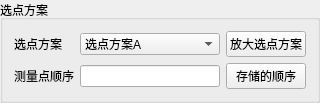
      <widget class="QGroupBox" name="pointPlanGroup">
       <property name="sizePolicy">
        <sizepolicy hsizetype="Fixed" vsizetype="Preferred">
         <horstretch>0</horstretch>
         <verstretch>0</verstretch>
        </sizepolicy>
       </property>
       <property name="minimumSize">
        <size>
         <width>320</width>
         <height>0</height>
        </size>
       </property>
       <property name="maximumSize">
        <size>
         <width>350</width>
         <height>16777215</height>
        </size>
       </property>
       <property name="title">
        <string>选点方案</string>
       </property>
       <layout class="QVBoxLayout" name="verticalLayout_8">
        <item>
         <layout class="QVBoxLayout" name="pointPlan"/>
        </item>
        <item>
         <layout class="QGridLayout" name="gridLayout_2">
          <item row="0" column="1">
           <widget class="QComboBox" name="pointPlanEdit">
            <item>
             <property name="text">
              <string>选点方案A</string>
             </property>
            </item>
            <item>
             <property name="text">
              <string>选点方案B</string>
             </property>
            </item>
            <item>
             <property name="text">
              <string>选点方案C</string>
             </property>
            </item>
            <item>
             <property name="text">
              <string>选点方案D</string>
             </property>
            </item>
            <item>
             <property name="text">
              <string>选点方案E</string>
             </property>
            </item>
            <item>
             <property name="text">
              <string>选点方案F</string>
             </property>
            </item>
            <item>
             <property name="text">
              <string>选点方案G</string>
             </property>
            </item>
            <item>
             <property name="text">
              <string>选点方案H</string>
             </property>
            </item>
           </widget>
          </item>
          <item row="0" column="0">
           <widget class="QLabel" name="label_21">
            <property name="sizePolicy">
             <sizepolicy hsizetype="Preferred" vsizetype="Fixed">
              <horstretch>0</horstretch>
              <verstretch>0</verstretch>
             </sizepolicy>
            </property>
            <property name="text">
             <string>选点方案</string>
            </property>
           </widget>
          </item>
          <item row="1" column="0">
           <widget class="QLabel" name="label_22">
            <property name="sizePolicy">
             <sizepolicy hsizetype="Fixed" vsizetype="Preferred">
              <horstretch>0</horstretch>
              <verstretch>0</verstretch>
             </sizepolicy>
            </property>
            <property name="text">
             <string>测量点顺序</string>
            </property>
           </widget>
          </item>
          <item row="1" column="1">
           <widget class="QLineEdit" name="pointIndex">
            <property name="toolTip">
             <string>测量点顺序</string>
            </property>
           </widget>
          </item>
          <item row="0" column="2">
           <widget class="QPushButton" name="pushButton_2">
            <property name="text">
             <string>放大选点方案</string>
            </property>
           </widget>
          </item>
          <item row="1" column="2">
           <widget class="QPushButton" name="pushButton_3">
            <property name="text">
             <string>存储的顺序</string>
            </property>
           </widget>
          </item>
         </layout>
        </item>
       </layout>
      </widget>
